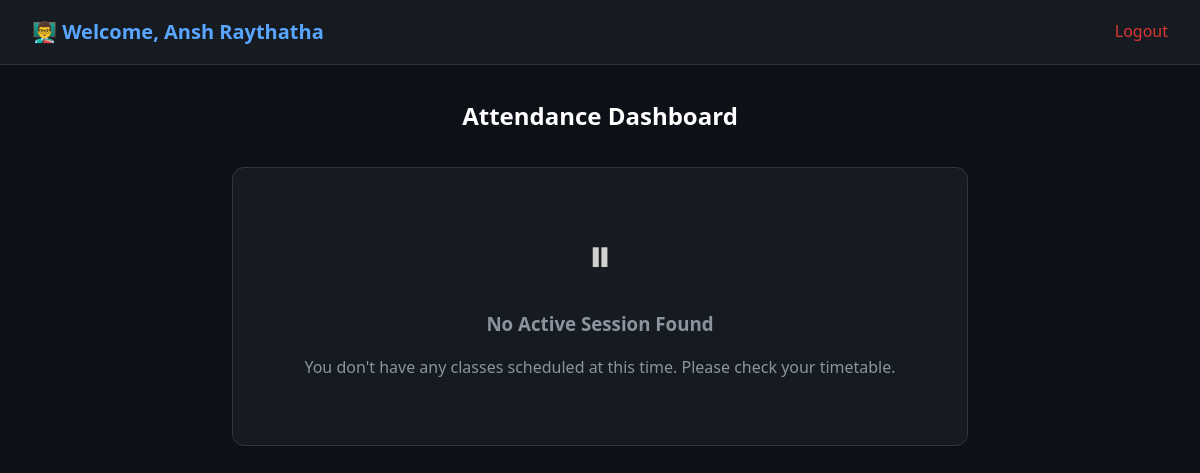
Before: /faculty (signed in) with the older database file.
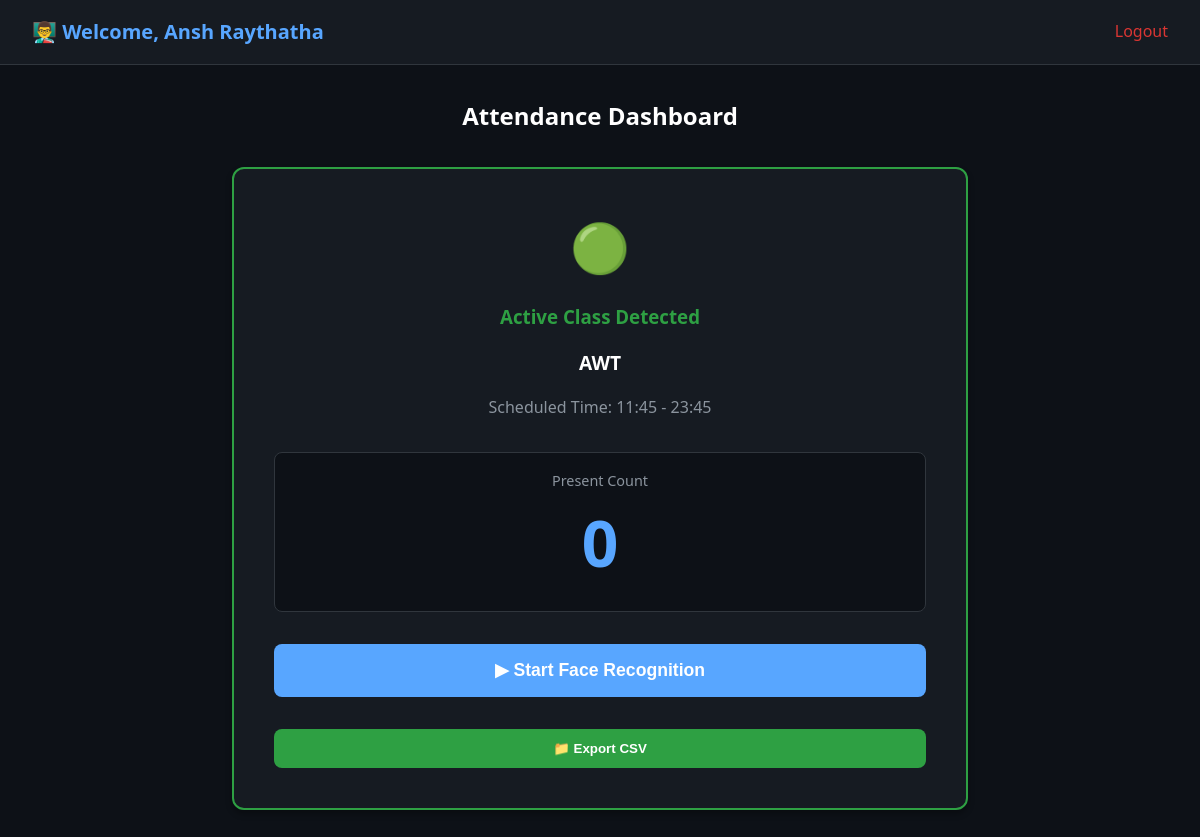
After: the same page with the newer database file.
### tables this page shows
CREATE TABLE students (
                id INTEGER PRIMARY KEY AUTOINCREMENT,
                student_id TEXT UNIQUE NOT NULL,
                name TEXT NOT NULL,
                email TEXT UNIQUE NOT NULL,
                department TEXT NOT NULL,
                created_at TIMESTAMP DEFAULT CURRENT_TIMESTAMP,
                is_active BOOLEAN DEFAULT 1
            );

CREATE TABLE timetables (
                id INTEGER PRIMARY KEY AUTOINCREMENT,
                faculty_id INTEGER NOT NULL,
                class_name TEXT NOT NULL,
                day_of_week TEXT NOT NULL,
                start_time TEXT NOT NULL,
                end_time TEXT NOT NULL,
                room_number TEXT,
                created_at TIMESTAMP DEFAULT CURRENT_TIMESTAMP,
                FOREIGN KEY (faculty_id) REFERENCES faculties(id)
            );

### app.py (the view)
    def wrap(*args, **kwargs):
        if not session.get("faculty_token"):
            return redirect(url_for("faculty_login"))
        return f(*args, **kwargs)

### app.py (called while the page is built)
def faculty_required(f):
    def wrap(*args, **kwargs):
        if not session.get("faculty_token"):
            return redirect(url_for("faculty_login"))
        return f(*args, **kwargs)
    wrap.__name__ = f.__name__
    return wrap

@app.route("/faculty")
@faculty_required
def faculty_dashboard():
    fid = session['faculty_id']
    active_class, msg = timetable_manager.get_active_class(fid)
    session_info = None
    if active_class:
        from attendance_marker import attendance_marker
        session_id_tuple = attendance_marker.start_session(fid, active_class[0])
        session_info = {
            "timetable_id": active_class[0],
            "session_id": session_id_tuple[0] if session_id_tuple else None,
            "class_name": active_class[2],
            "time": f"{active_class[4]} - {active_class[5]}"
        }
        session['active_session'] = session_info
    return render_template("faculty_dashboard.html",
                           faculty_name=session['faculty_name'],
                           active_class=session_info)

### database.py (called while the page is built)
    def connect(self):
        self.conn = sqlite3.connect(DB_PATH)
        self.cursor = self.conn.cursor()

### templates/faculty_dashboard.html (shortened to what this page needs)
<!DOCTYPE html>
<html lang="en">
<head>
    <link rel="stylesheet" href="{{ url_for('static', filename='css/styles.css') }}">
</head>
<body>
    <nav class="navbar">
        <div class="nav-brand" style="font-size: 1.25rem; font-weight: 600; color: var(--accent-blue);">
            👨‍🏫 Welcome, {{ faculty_name }}
        </div>
        <div class="nav-links">
            <a href="{{ url_for('faculty_logout') }}" style="color: var(--accent-red);">Logout</a>
        </div>
    </nav>
    <div class="container" style="max-width: 800px;">
        <h2 style="text-align: center; margin-bottom: 2rem;">Attendance Dashboard</h2>
        {% if active_class %}
        <div style="background: var(--bg-card); padding: 2.5rem; border-radius: var(--radius-lg); border: 2px solid var(--accent-green); text-align: center; box-shadow: var(--shadow-md);">
            <div style="font-size: 3rem; margin-bottom: 1rem;">🟢</div>
            <h3 style="color: var(--accent-green);">Active Class Detected</h3>
            <p style="font-size: 1.2rem; color: white; font-weight: bold;">{{ active_class.class_name }}</p>
            <p style="margin-bottom: 2rem;">Scheduled Time: {{ active_class.time }}</p>
            <div style="margin-bottom: 2rem; padding: 1rem; background: var(--bg-primary); border-radius: var(--radius-md); border: 1px solid var(--border-color);">
                <p style="margin: 0; font-size: 0.9rem;">Present Count</p>
                <h1 style="color: var(--accent-blue); font-size: 4rem; margin: 0;" id="presentCount">0</h1>
            </div>
            <button id="startBtn" class="btn btn-primary" style="font-size: 1.1rem; padding: 1rem 2rem; margin-bottom: 1rem;">
                ▶ Start Face Recognition
            </button>
            <div style="display: flex; gap: 1rem; margin-top: 1rem;">
                <button id="exportBtn" class="btn btn-success" style="flex: 1;">📁 Export CSV</button>
            </div>
        </div>
        {% else %}
        <div style="background: var(--bg-card); padding: 3rem 2rem; border-radius: var(--radius-lg); border: 1px solid var(--border-color); text-align: center;">
            <div style="font-size: 3rem; margin-bottom: 1rem; filter: grayscale(1);">⏸</div>
            <h3 style="color: var(--text-muted);">No Active Session Found</h3>
            <p>You don't have any classes scheduled at this time. Please check your timetable.</p>
        </div>
        {% endif %}
    </div>
</body>
</html>

Changed rows visible on the page:
now on this page (row unchanged): students: name "Ansh Raythatha"
added timetables: class_name "AWT"
Other visible differences:
{{ active_class.time }}: (not shown) → "11:45 - 23:45"
{{ faculty_name }}: "Ansh Raythatha" → (not shown)
text no longer shown: "⏸ No Active Session Found You don't have any classes scheduled at this time. Please check your timetable."
text now shown: "🟢 Active Class Detected Scheduled Time: Present Count 0 ▶ Start Face Recognition 📁 Export CSV"
